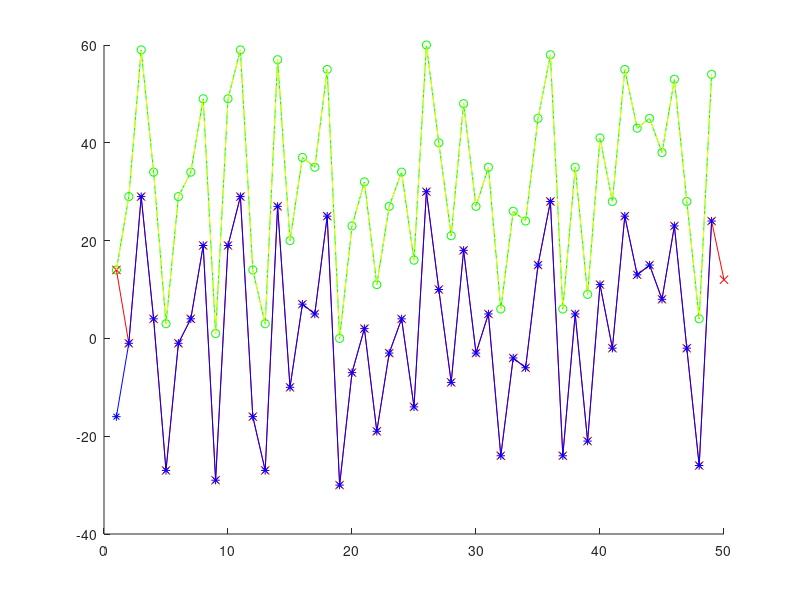
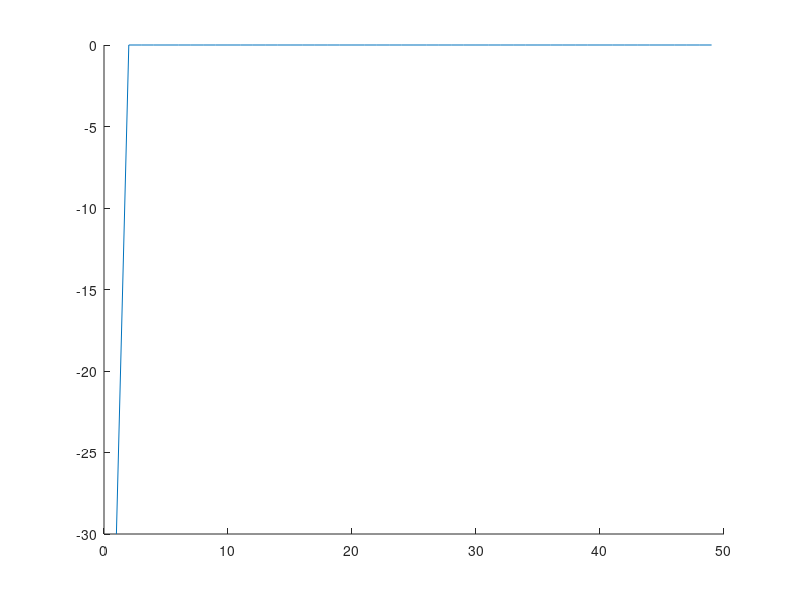

MATLAB code for these plots, in order:
%% Sensorimotor2022Jan11Model
% p = v + b
clear;
close all;
rng(40);
b = 0;
quit = 1;
targetarray = [0 0];
for i = 1:50
    targetarray(i) = randi(30);
end

% targetarray = randperm(25,200);

% targetarray(1) = -100;
% targetarray(2) = 200;

rand
vmaparray = [0 0];
proprioarray = [0 0];
vonlinearray = [0 0];
ponlinearray = [0 0];
mcmap = [0 0];
bmap = [0 0];
while quit < length(targetarray)
    target = targetarray(quit);
    h = rand;
    if h < 0.5 
        target = - target;
        targetarray(quit) = target;
    end 
    vmap = target;
    vmaparray(quit) = vmap;
    pmap = vmap + b;
    proprioarray(quit) = pmap;
    mc = pmap;
    mcmap(quit) = mc;
    vonline = pmap - 30;
    vonlinearray(quit) = vonline;
    %Update
    b = pmap + (pmap - (vonline + b)) - vmap;
    % = (pmap-vmap) + (pmap-vonline-b)
    %       b_old       b_new - b_old
    bmap(quit) = b;
    quit = quit + 1;
end

figure(3);
hold on;
plot(mcmap, '-o', 'Color', 'green');
plot(targetarray, '-x', 'Color', 'red');
plot(vonlinearray, '-*', 'Color', 'blue');
plot(proprioarray, '-.', 'Color', 'yellow');

figure(4);
hold on;
abserr = [0 0];
for i = 1:length(mcmap)
    abserr(i) = vonlinearray(i) - targetarray(i);
end
plot(abserr);